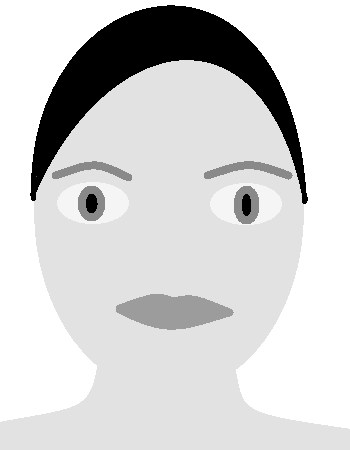
#> input picture lab1/CGFaceGrayscale.bmp, 350 x 450 px, found by its file name
$ python test2.py
#> lines starting #> are read from the running program, lines starting #| are printed output that depends on the picture; after the words box and inside, x2 and y2 are one past the last pixel; in counts of white or black regions, pixels touching at a corner belong together
import cv2
import numpy as np
import matplotlib.pyplot as plt

img = cv2.imread('D:\Lab\Telecommunication Lab\lab1\CGFaceGrayscale.bmp',0)
#> img is the input picture: shape (450, 350); min 0, max 255, mean 211.1

th1 = 1
th2 = 137
th3 = 245
thr = th1 and th2 and th3
region = np.equal(img, thr)
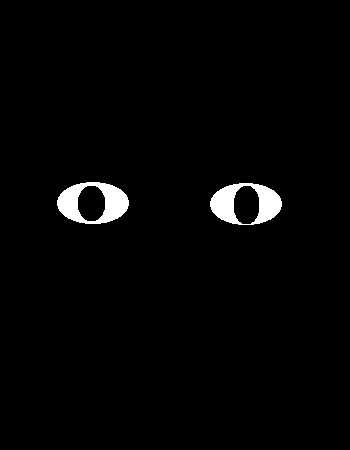
#> region: shape (450, 350) bool; 2% white; 2 white regions, box (x1, y1, x2, y2) and area: (57, 182, 129, 224) 1602, (210, 183, 282, 225) 1585
plt.imshow(region,cmap='gray')
plt.show()
